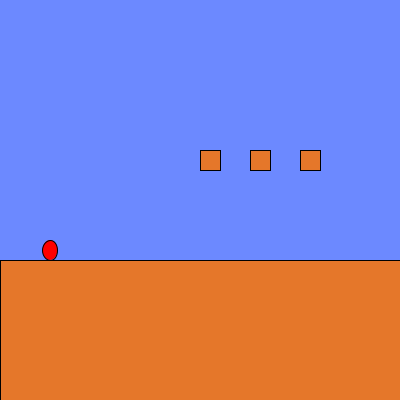
Frame 1 (no input)
Frame 60 (the mouse pressed at the canvas centre just before this capture): identical to frame 1, image omitted
Frame 120 (the mouse held since frame 60 and released just before this capture): identical to frame 1, image omitted

The Processing sketch that drew this single still picture (run headless with seeded random() and noise(); from frame 60 on, the mouse is pressed at the canvas centre):

// Processing sketch: week08_A_mario
// ── week08_A_mario.pde
//牛頓力學碰撞偵測
void setup(){
  size(400,400);
}
float marioX=50, marioY=250,vx=0,vy=0;
void draw(){
  background(108,137,255);
  marioX += vx;
  if(flying){//如果飛行中
    marioY += vy;//上下位置改變
    vy += 0.98;//重力加速度往下
    if(marioY>=250){//碰到地板
      marioY = 250;//站在地板上
      flying = false;//不再飛行
    }
  }
  fill(255,0,0); ellipse(marioX,marioY,15,20);
  fill(229,119,42); rect(0,260,400,150);
  drawAndTestBox(200,150,20,20);
  drawAndTestBox(250,150,20,20);
  drawAndTestBox(300,150,20,20);
}
void drawAndTestBox(int x,int y,int w,int h){
  fill(229,119,42); rect(x,y,w,h);
  if(hitbox(x,y,w,h)){
    if(vy>0){
      marioY = y-10;//往上
      flying = false;
      stand_box = true;
    }else{
      vy = 0;
      marioY=y+h+10;//往下
     }
  }
  if(stand_box==true && flying==false && leavebox(x,y,w,h)){
      stand_box = false;
      flying = true;
      vy = 0;
    }
}
boolean leavebox(int x,int y,int w,int h){
  if(x-7>marioX || marioX>x+w+7) return true;
  else return false;
}
boolean hitbox(int x,int y,int w,int h){
  if(x-7<marioX && marioX<x+w+7 && y-10<marioY && marioY<y+h+10) return true;
  else return false;
}
boolean flying = false,stand_box = false;//一開始不飛
void keyPressed(){
  if(keyCode==RIGHT) vx=2;
  if(keyCode==LEFT) vx=-2;
  if(keyCode==UP && flying==false){//禁止多段跳
    vy= -20;
    flying = true;//飛行 啟動
    stand_box = false;
  }
}
void keyReleased(){
  if(keyCode==LEFT || keyCode==RIGHT) vx=0;  
}
